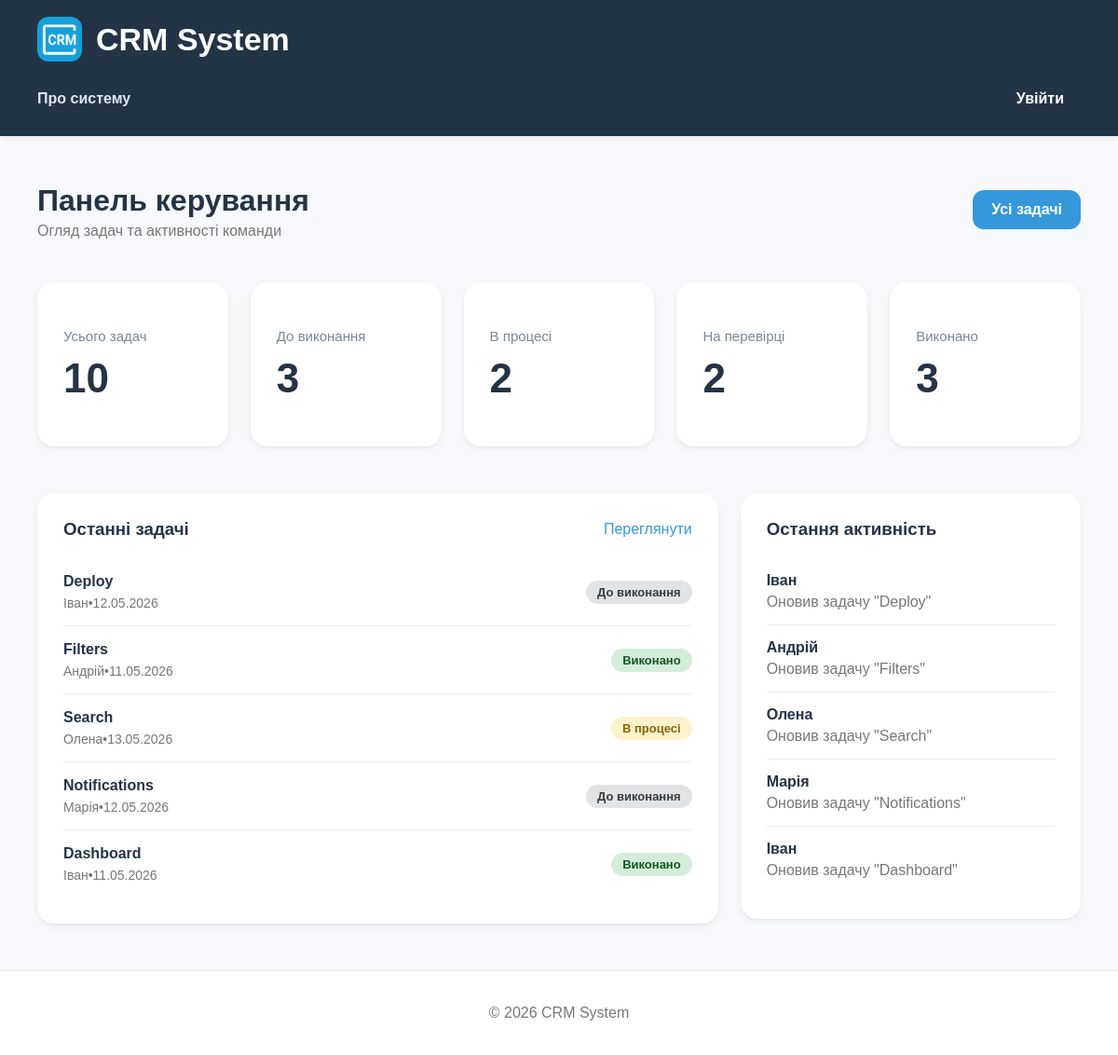
The page / on the database its author committed.
### srm_app/models.py (models this page shows, shortened)
class Task(models.Model):
    STATUS_CHOICES = [
        ('todo', 'До виконання'),
        ('in_progress', 'В процесі'),
        ('review', 'На перевірці'),
        ('done', 'Виконано'),
    ]
    PRIORITY_CHOICES = [
        ('low', 'Низький'),
        ('medium', 'Середній'),
        ('high', 'Високий'),
        ('urgent', 'Терміновий'),
    ]
    title = models.CharField(max_length=255)
    description = models.TextField()
    status = models.CharField(max_length=20, choices=STATUS_CHOICES, default='todo')
    priority = models.CharField(max_length=20, choices=PRIORITY_CHOICES, default='low')
    assignee = models.CharField(max_length=100)
    deadline = models.DateTimeField()
    created_at = models.DateTimeField(auto_now_add=True)

### srm_app/views.py (the view)
# urls.py: 2. Add a URL to urlpatterns:  path('', views.home, name='home')
def home(request):
    total_tasks = Task.objects.count()
    todo_tasks = Task.objects.filter(status='todo').count()
    in_progress_tasks = Task.objects.filter( status='in_progress').count()
    review_tasks = Task.objects.filter(status='review').count()
    done_tasks = Task.objects.filter( status='done').count()
    latest_tasks = Task.objects.order_by('-created_at')[:5]
    context = {
        'total_tasks': total_tasks,
        'todo_tasks': todo_tasks,
        'in_progress_tasks': in_progress_tasks,
        'done_tasks': done_tasks,
        'review_tasks': review_tasks,
        'latest_tasks': latest_tasks,
    }
    return render(request, 'srm_app/home.html', context)

### srm_app/templates/srm_app/home.html (shortened to what this page needs)
{% extends 'srm_app/base.html' %}
{% block content %}
<div class="dashboard-header">
    <div>
        <h1>Панель керування</h1>
        <p>Огляд задач та активності команди</p>
    </div>
    <a class="btn" href="{% url 'task_list' %}">Усі задачі</a>
</div>
<div class="stats-grid">
    <div class="card stat-card">
        <p>Усього задач</p>
        <h2>{{ total_tasks }}</h2>
    </div>
    <div class="card stat-card">
        <p>До виконання</p>
        <h2>{{ todo_tasks }}</h2>
    </div>
    <div class="card stat-card">
        <p>В процесі</p>
        <h2>{{ in_progress_tasks }}</h2>
    </div>
    <div class="card stat-card">
        <p>На перевірці</p>
        <h2>{{ review_tasks }}</h2>
    </div>
    <div class="card stat-card">
        <p>Виконано</p>
        <h2>{{ done_tasks }}</h2>
    </div>
</div>
<div class="dashboard-grid">
    <div class="card">
        <div class="section-title">
            <h3>Останні задачі</h3>
            <a href="{% url 'task_list' %}">Переглянути</a>
        </div>
        {% for task in latest_tasks %}
            <div class="recent-task">
                <div>
                    <strong>{{ task.title }}</strong>
                    <p>{{ task.assignee }}•{{ task.deadline|date:"d.m.Y" }}</p>
                </div>
                <span class="task-status status-{{ task.status }}">
                    {{ task.get_status_display }}
                </span>
            </div>
        {% empty %}
            <p>Задач поки немає</p>
        {% endfor %}
    </div>
    <div class="card">
        <div class="section-title">
            <h3>Остання активність</h3>
        </div>
        {% for task in latest_tasks %}
            <div class="activity-item">
                <strong>{{ task.assignee }}</strong>
                <p>Оновив задачу "{{ task.title }}"</p>
            </div>
        {% empty %}
            <p>Активності немає</p>
        {% endfor %}
    </div>
</div>
{% endblock %}

### srm_app/static/srm_app/css/style.css (style rules this page uses)
body { margin: 0; font-family: Arial, sans-serif; background-color: #f7f9fc; color: #243447; min-height: 100vh; display: flex; flex-direction: column; }
.card { background-color: white; border-radius: 18px; padding: 28px; margin-bottom: 20px; box-shadow: 0 4px 10px rgba(0, 0, 0, 0.04), 0 1px 3px rgba(0, 0, 0, 0.06); transition: 0.2s; }
.task-status { display: inline-block; padding: 5px 12px; border-radius: 20px; font-size: 13px; font-weight: bold; }
.status-done { background-color: #d4edda; color: #155724; }
.status-in_progress { background-color: #fff3cd; color: #856404; }
.status-todo { background-color: #e2e3e5; color: #383d41; }
.dashboard-header { display: flex; justify-content: space-between; align-items: center; margin-bottom: 30px; }
.dashboard-header h1 { margin-bottom: 5px; }
.dashboard-header p { color: #777; margin-top: 0; }
.stats-grid { display: grid; grid-template-columns: repeat(5, 1fr); gap: 24px; margin-bottom: 30px; }
.stat-card { min-height: 120px; display: flex; flex-direction: column; justify-content: center; }
.stat-card h2 { margin: 12px 0 0; font-size: 44px; color: #243447; }
.stat-card p { margin: 0; color: #7b8794; font-size: 15px; }
.dashboard-grid { display: grid; grid-template-columns: 2fr 1fr; gap: 24px; align-items: start; }
.section-title { display: flex; justify-content: space-between; align-items: center; margin-bottom: 20px; }
.section-title h3 { margin: 0; }
.section-title a { text-decoration: none; color: #3498db; }
.recent-task { display: flex; justify-content: space-between; align-items: center; padding: 16px 0; border-bottom: 1px solid #eee; }
.recent-task:last-child { border-bottom: none; }
.recent-task p { margin: 6px 0 0; color: #777; font-size: 14px; }
.activity-item { padding: 15px 0; border-bottom: 1px solid #eee; }
.activity-item:last-child { border-bottom: none; }
.activity-item p { margin: 5px 0 0; color: #777; }
.btn { display: inline-flex; align-items: center; justify-content: center; background-color: #3498db; color: white; text-decoration: none; padding: 12px 20px; border-radius: 12px; transition: 0.2s; font-weight: 600; border: none; cursor: pointer; }

### rows shown on the page
Task: title "Deploy", assignee "Іван", deadline "12.05.2026", status "До виконання"
Task: title "Filters", assignee "Андрій", deadline "11.05.2026", status "Виконано"
Task: title "Search", assignee "Олена", deadline "13.05.2026", status "В процесі"
Task: title "Notifications", assignee "Марія", deadline "12.05.2026", status "До виконання"
Task: title "Dashboard", assignee "Іван", deadline "11.05.2026", status "Виконано"

### other values the page prints
{{ total_tasks }} "10"
{{ todo_tasks }} "3"
{{ in_progress_tasks }} "2"
{{ review_tasks }} "2"
{{ done_tasks }} "3"
